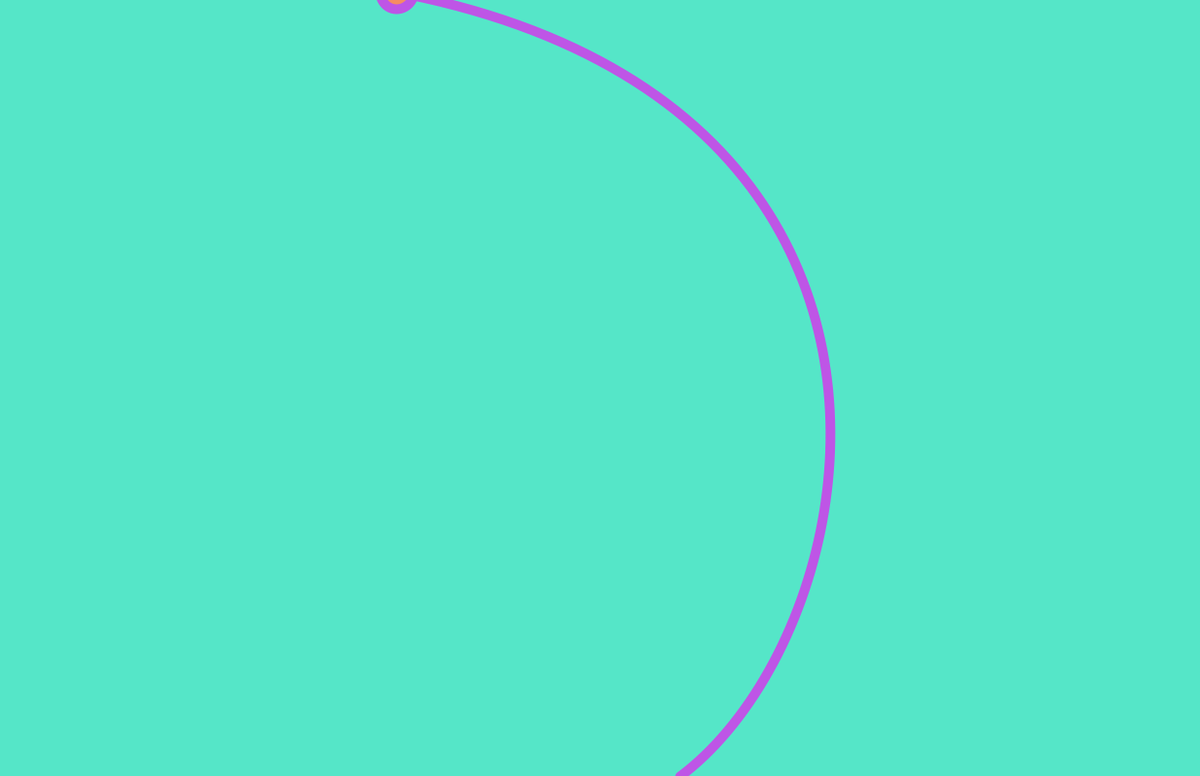
Frame 1 (no input)
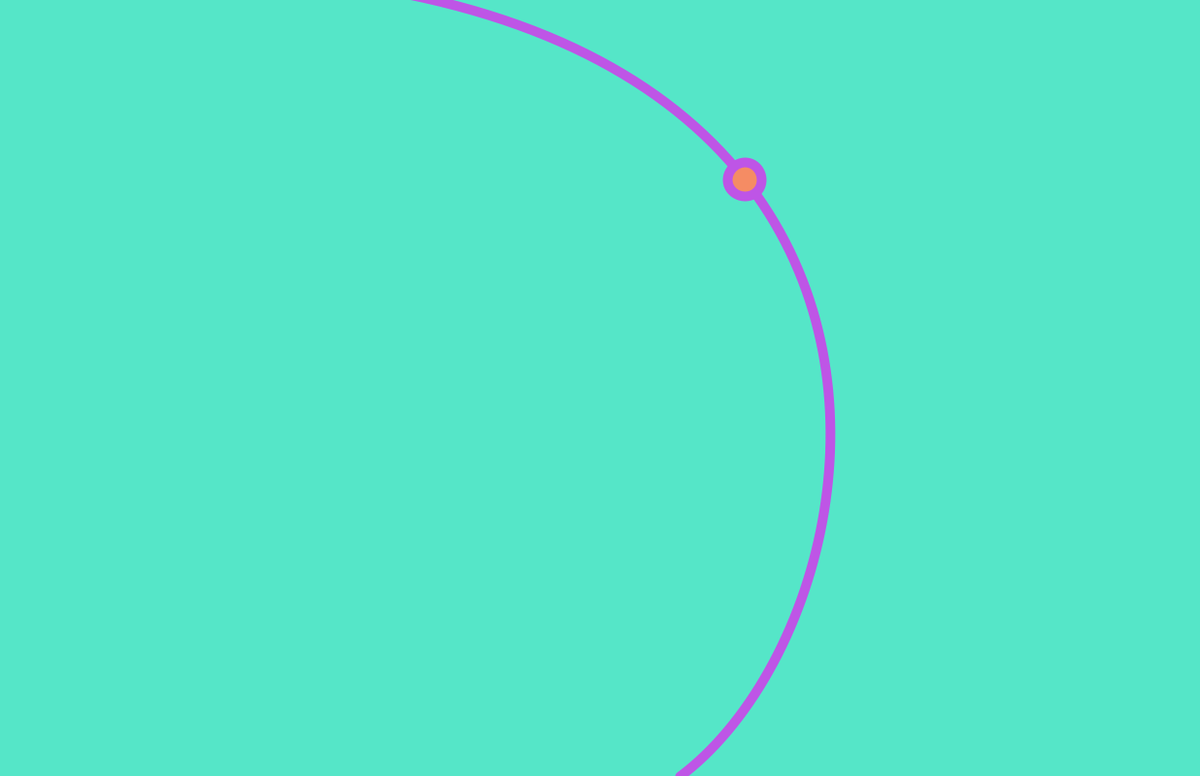
Frame 60 (the mouse pressed at the canvas centre just before this capture)
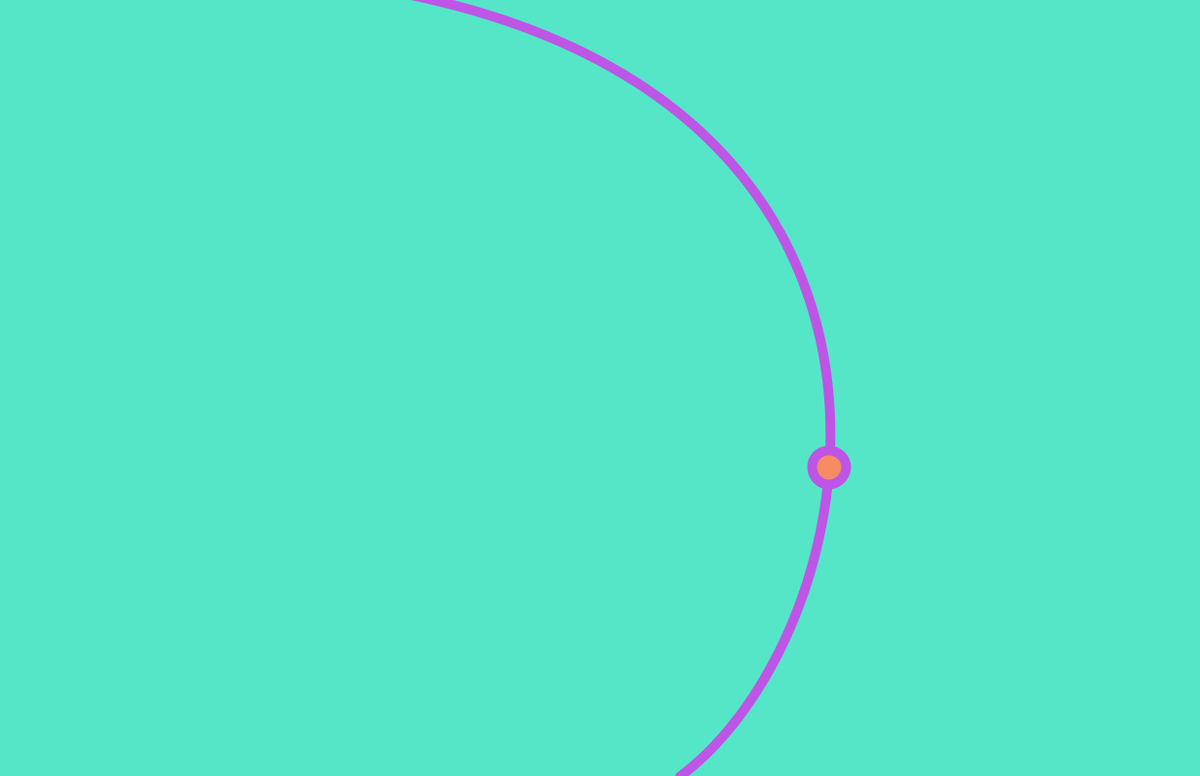
Frame 120 (the mouse held since frame 60 and released just before this capture)

The Processing sketch that drew these frames (run headless with seeded random() and noise(); from frame 60 on, the mouse is pressed at the canvas centre):

// Processing sketch: Curves
// ── Curves.pde
void setup() {
  size(1236, 800);
}
void draw() {
  background(85, 230, 200);
  noFill();
  stroke(190,85,230);
  strokeWeight(10);
  bezier(400, -10, 1000, 100, 900, 650, 700, 800);
  float t =  (frameCount/200.0)%1;
  float x = bezierPoint(400, 1000, 900, 700, t);
  float y = bezierPoint( -10, 100, 650, 800, t);
  fill(245, 140, 100);
  ellipse(x, y, 35, 35);                           // create ellipse with x,y coord
}
